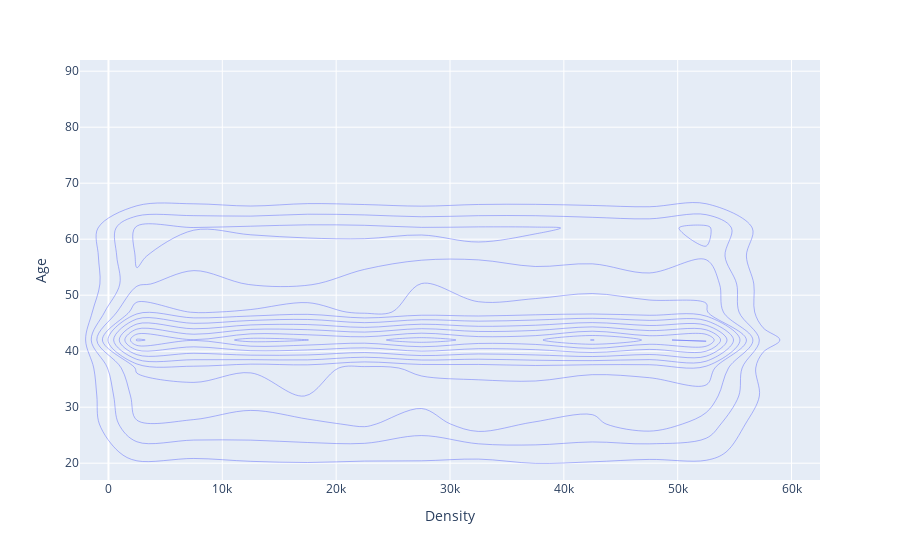

The notebook cell saved with this chart:
### Code cell
fig = px.density_contour(smokers, y='age')
fig.update_layout(
    xaxis_title='Density',
    yaxis_title='Age'
)

### Figure 1 — Plotly figure (JSON) as saved in the notebook; plotly's stock layout.template omitted (floating-point values rounded to 4 significant figures; data arrays with more than 128 entries replaced by an {"elided": "..."} marker saying what was removed)
{"data": [{"contours": {"coloring": "none"}, "hovertemplate": "index=%{x}<br>age=%{y}<br>count=%{z}<extra></extra>", "legendgroup": "", "line": {"color": "#636efa"}, "name": "", "showlegend": false, "type": "histogram2dcontour", "x": {"elided": "20455 int values"}, "xaxis": "x", "xbingroup": "x", "y": {"elided": "20455 int values"}, "yaxis": "y", "ybingroup": "y"}], "layout": {"legend": {"tracegroupgap": 0}, "margin": {"t": 60}, "xaxis": {"anchor": "y", "domain": [0, 1], "title": {"text": "Density"}}, "yaxis": {"anchor": "x", "domain": [0, 1], "title": {"text": "Age"}}}}
